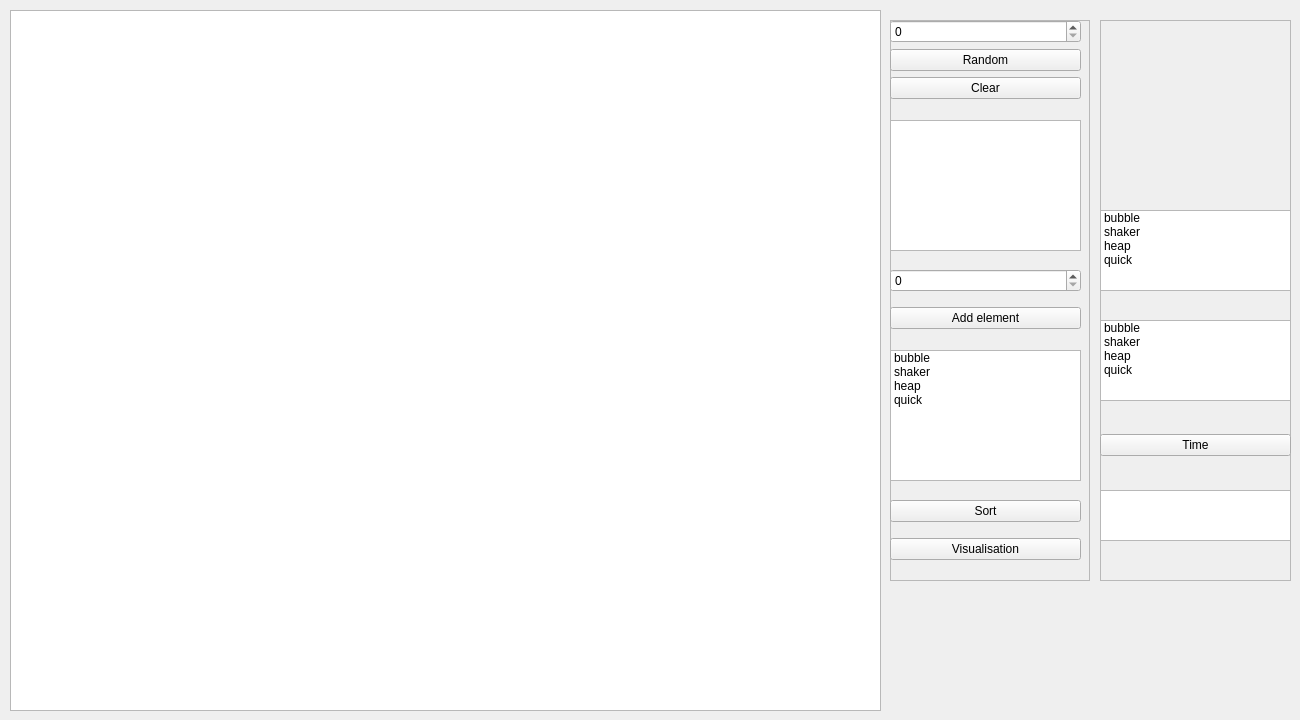
<?xml version="1.0" encoding="UTF-8"?>
<ui version="4.0">
 <class>MainWindow</class>
 <widget class="QMainWindow" name="MainWindow">
  <property name="geometry">
   <rect>
    <x>0</x>
    <y>0</y>
    <width>1300</width>
    <height>720</height>
   </rect>
  </property>
  <property name="minimumSize">
   <size>
    <width>1300</width>
    <height>720</height>
   </size>
  </property>
  <property name="maximumSize">
   <size>
    <width>1300</width>
    <height>720</height>
   </size>
  </property>
  <property name="windowTitle">
   <string>MainWindow</string>
  </property>
  <widget class="QWidget" name="centralwidget">
   <widget class="QFrame" name="frame">
    <property name="geometry">
     <rect>
      <x>890</x>
      <y>20</y>
      <width>200</width>
      <height>561</height>
     </rect>
    </property>
    <property name="frameShape">
     <enum>QFrame::StyledPanel</enum>
    </property>
    <property name="frameShadow">
     <enum>QFrame::Raised</enum>
    </property>
    <widget class="QWidget" name="verticalLayoutWidget_2">
     <property name="geometry">
      <rect>
       <x>0</x>
       <y>240</y>
       <width>191</width>
       <height>80</height>
      </rect>
     </property>
     <layout class="QVBoxLayout" name="verticalLayout_2">
      <item>
       <widget class="QSpinBox" name="spinBox"/>
      </item>
      <item>
       <widget class="QPushButton" name="pushButton">
        <property name="text">
         <string>Add element</string>
        </property>
       </widget>
      </item>
     </layout>
    </widget>
    <widget class="QWidget" name="verticalLayoutWidget_4">
     <property name="geometry">
      <rect>
       <x>0</x>
       <y>470</y>
       <width>191</width>
       <height>80</height>
      </rect>
     </property>
     <layout class="QVBoxLayout" name="verticalLayout_4">
      <item>
       <widget class="QPushButton" name="pushButton_3">
        <property name="text">
         <string>Sort</string>
        </property>
       </widget>
      </item>
      <item>
       <widget class="QPushButton" name="pushButton_2">
        <property name="text">
         <string>Visualisation</string>
        </property>
       </widget>
      </item>
     </layout>
    </widget>
    <widget class="QListWidget" name="listWidget">
     <property name="geometry">
      <rect>
       <x>0</x>
       <y>330</y>
       <width>191</width>
       <height>131</height>
      </rect>
     </property>
     <item>
      <property name="text">
       <string>bubble</string>
      </property>
     </item>
     <item>
      <property name="text">
       <string>shaker</string>
      </property>
     </item>
     <item>
      <property name="text">
       <string>heap</string>
      </property>
     </item>
     <item>
      <property name="text">
       <string>quick</string>
      </property>
     </item>
    </widget>
    <widget class="QListWidget" name="listWidget_2">
     <property name="geometry">
      <rect>
       <x>0</x>
       <y>100</y>
       <width>191</width>
       <height>131</height>
      </rect>
     </property>
    </widget>
    <widget class="QWidget" name="verticalLayoutWidget">
     <property name="geometry">
      <rect>
       <x>0</x>
       <y>0</y>
       <width>191</width>
       <height>80</height>
      </rect>
     </property>
     <layout class="QVBoxLayout" name="verticalLayout">
      <item>
       <widget class="QSpinBox" name="spinBox_2">
        <property name="maximum">
         <number>10000</number>
        </property>
       </widget>
      </item>
      <item>
       <widget class="QPushButton" name="pushButton_4">
        <property name="text">
         <string>Random</string>
        </property>
       </widget>
      </item>
      <item>
       <widget class="QPushButton" name="pushButton_5">
        <property name="text">
         <string>Clear</string>
        </property>
       </widget>
      </item>
     </layout>
    </widget>
   </widget>
   <widget class="QGraphicsView" name="graphicsView">
    <property name="geometry">
     <rect>
      <x>10</x>
      <y>10</y>
      <width>871</width>
      <height>701</height>
     </rect>
    </property>
   </widget>
   <widget class="QFrame" name="frame_2">
    <property name="geometry">
     <rect>
      <x>1100</x>
      <y>20</y>
      <width>191</width>
      <height>561</height>
     </rect>
    </property>
    <property name="frameShape">
     <enum>QFrame::StyledPanel</enum>
    </property>
    <property name="frameShadow">
     <enum>QFrame::Raised</enum>
    </property>
    <widget class="QListWidget" name="listWidget_3">
     <property name="geometry">
      <rect>
       <x>0</x>
       <y>470</y>
       <width>191</width>
       <height>51</height>
      </rect>
     </property>
    </widget>
    <widget class="QListWidget" name="listWidget_4">
     <property name="geometry">
      <rect>
       <x>0</x>
       <y>190</y>
       <width>191</width>
       <height>81</height>
      </rect>
     </property>
     <item>
      <property name="text">
       <string>bubble</string>
      </property>
     </item>
     <item>
      <property name="text">
       <string>shaker</string>
      </property>
     </item>
     <item>
      <property name="text">
       <string>heap</string>
      </property>
     </item>
     <item>
      <property name="text">
       <string>quick</string>
      </property>
     </item>
    </widget>
    <widget class="QListWidget" name="listWidget_5">
     <property name="geometry">
      <rect>
       <x>0</x>
       <y>300</y>
       <width>191</width>
       <height>81</height>
      </rect>
     </property>
     <item>
      <property name="text">
       <string>bubble</string>
      </property>
     </item>
     <item>
      <property name="text">
       <string>shaker</string>
      </property>
     </item>
     <item>
      <property name="text">
       <string>heap</string>
      </property>
     </item>
     <item>
      <property name="text">
       <string>quick</string>
      </property>
     </item>
    </widget>
    <widget class="QWidget" name="verticalLayoutWidget_3">
     <property name="geometry">
      <rect>
       <x>0</x>
       <y>400</y>
       <width>191</width>
       <height>51</height>
      </rect>
     </property>
     <layout class="QVBoxLayout" name="verticalLayout_3">
      <item>
       <widget class="QPushButton" name="pushButton_6">
        <property name="text">
         <string>Time</string>
        </property>
       </widget>
      </item>
     </layout>
    </widget>
   </widget>
  </widget>
 </widget>
 <resources/>
 <connections/>
</ui>
